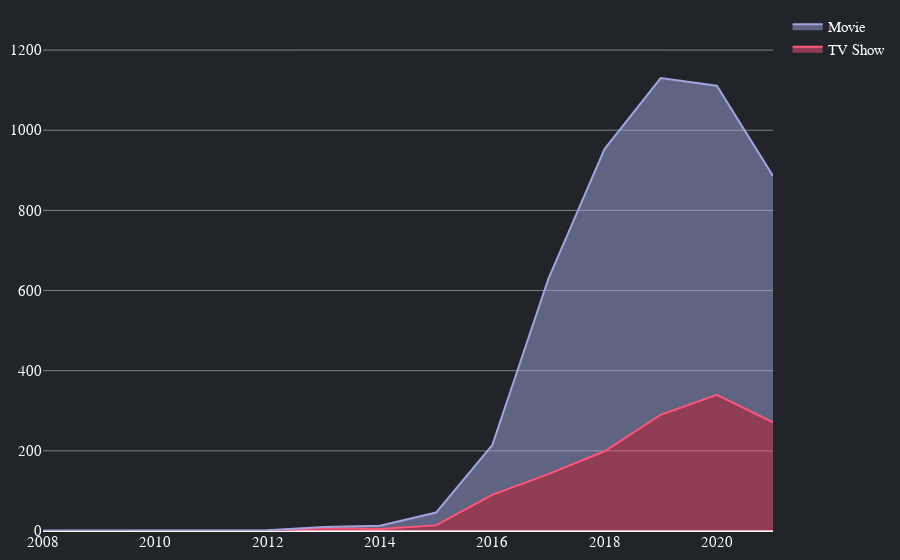
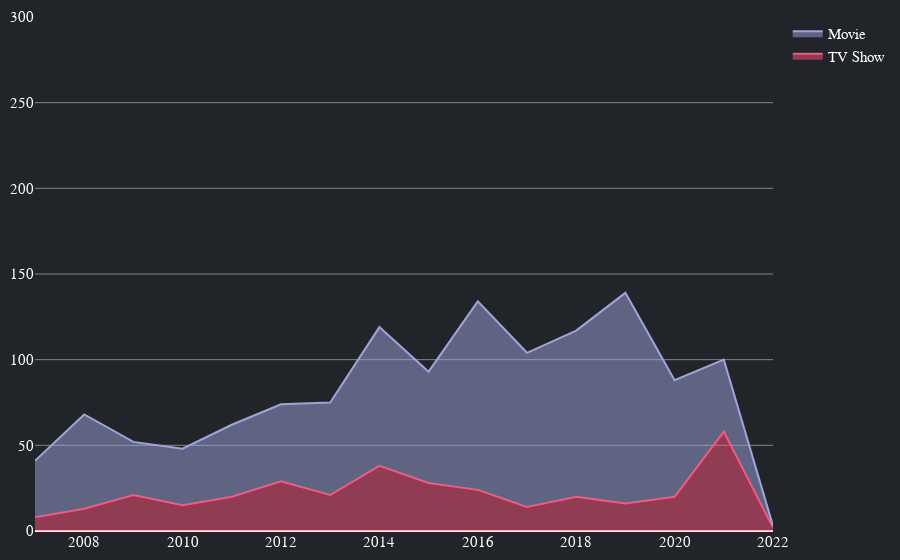

Source (notebook cell) for these figures, in order:
### Markdown cell above
# How streaming services treats their content? 
To undertand how streaming services deal with their contents we first analyse how they add contents on the platforms. We start from an hystory overview to then get deep on month addition habiths. Then we explore which genre they add during the year and if there is some trand for each month. Because genre is associated by the streaming platform we analyse how Amazon and Netflix register their content looking to genre co-occurrence. Finaly we investigate how old are movies and which national film culture is more represented by the two company. 

### Year added
We plot two line chart one for Netflix and one for Amazon to investigate movement by year in content type and quantity addition. 

**Conclusions:** Netflix and Amazon act in different ways in matter of content addition. If on one heand Netflix appear to have an increase of contents addition after 2014, on the other heand, Amazon seems to be more constant but it show less offer. Both the streaming services have a down trand after 2020, probably due to Covid-19 pandemic.
Both servicies peak global content amount was in 2019. It appears that Netflix has focused more attention on increasing Movie content that TV Shows. Movies have increased much more dramatically than TV shows. Amazon on the contrary always hade more attention to Movie than Tv Shows but in 2021 there is an invertion of the trand. During this year Amazon incrase tv shows content more than the movie ones.

### Code cell
dfn = data.copy()
dfn['date_added_netflix'].replace('no_data', np.nan, inplace  = True)
dfn = dfn.dropna()
dfn['date_added_netflix'] = pd.to_datetime(dfn['date_added_netflix'])
dfn['year_added'] = dfn['date_added_netflix'].dt.year
dfn['count'] = 1

dfa = data.copy()
dfa['date_added_amazon'].replace('no_data', np.nan, inplace  = True)
dfa = dfa.dropna()
dfa['date_added_amazon'] = pd.to_datetime(dfa['date_added_amazon'])
dfa['year_added'] = dfa['date_added_amazon'].dt.year
dfa['count'] = 1

def year_added(df, file, prov, range):
    fig = go.Figure(layout_yaxis_range=range)
    for i, r in enumerate(df['type'].value_counts().index[::-1]):
        mtv_rel = pd.DataFrame(df[df['type']==r]['year_added'].value_counts().sort_index())
        fig.add_trace(go.Scatter(
            x=mtv_rel.index, y=mtv_rel['year_added'],
            hoverinfo='x+y',
            mode='lines',
            line=dict(width=2, color=two_colors[i]),
            # line_shape='spline', 
            name = r,
            stackgroup='one'
        ))

        for fig_scatter_data in fig.data:
            fig_scatter_data['customdata'] = [fig_scatter_data['name']] * len(fig_scatter_data['x'])

    fig.update_traces( marker=dict(line=dict(width=2)),textfont=dict(family="Arial, san serif",size=16,color="#212529"),hoverlabel=dict(font_size=14,font_family="Arial, san serif", font_color='white'))

    fig.update_traces(hovertemplate=('<br>In %{x}, %{y} %{customdata} were added on ' +prov+'<br><extra></extra>'))

    fig.update_layout(paper_bgcolor="#212529", plot_bgcolor ='rgba(0, 0, 0, 0)', hoverlabel_bordercolor='#212529',margin=margin, yaxis_gridcolor ='rgba(225, 225, 225, .5)', font_color="white", font_family="Arial, san serif", font_size=15, xaxis_showgrid=False)
    
    fig.write_html('visualization/'+ file)
    fig.show()

year_added(dfn, 'seven.html', 'Netflix', [0,1300])
year_added(dfa, 'eight.html', 'Amazon', [0,300])

### Figure 1 — Plotly figure (JSON) as saved in the notebook; plotly's stock layout.template omitted (floating-point values rounded to 4 significant figures)
{"data": [{"customdata": ["TV Show", "TV Show", "TV Show", "TV Show", "TV Show", "TV Show", "TV Show", "TV Show", "TV Show", "TV Show"], "hoverinfo": "x+y", "hoverlabel": {"font": {"color": "white", "family": "Arial, san serif", "size": 14}}, "hovertemplate": "<br>In %{x}, %{y} %{customdata} were added on Netflix<br><extra></extra>", "line": {"color": "#ff547c", "width": 2}, "marker": {"line": {"width": 2}}, "mode": "lines", "name": "TV Show", "stackgroup": "one", "textfont": {"color": "#212529", "family": "Arial, san serif", "size": 16}, "type": "scatter", "x": [2012, 2013, 2014, 2015, 2016, 2017, 2018, 2019, 2020, 2021], "y": [1, 7, 5, 14, 90, 142, 199, 290, 340, 271]}, {"customdata": ["Movie", "Movie", "Movie", "Movie", "Movie", "Movie", "Movie", "Movie", "Movie", "Movie", "Movie", "Movie", "Movie", "Movie"], "hoverinfo": "x+y", "hoverlabel": {"font": {"color": "white", "family": "Arial, san serif", "size": 14}}, "hovertemplate": "<br>In %{x}, %{y} %{customdata} were added on Netflix<br><extra></extra>", "line": {"color": "#a0a3de", "width": 2}, "marker": {"line": {"width": 2}}, "mode": "lines", "name": "Movie", "stackgroup": "one", "textfont": {"color": "#212529", "family": "Arial, san serif", "size": 16}, "type": "scatter", "x": [2008, 2009, 2010, 2011, 2012, 2013, 2014, 2015, 2016, 2017, 2018, 2019, 2020, 2021], "y": [1, 1, 1, 1, 1, 3, 8, 32, 124, 487, 754, 840, 771, 615]}], "layout": {"font": {"color": "white", "family": "Arial, san serif", "size": 15}, "hoverlabel": {"bordercolor": "#212529"}, "margin": {"b": 10, "l": 10, "r": 10, "t": 10}, "paper_bgcolor": "#212529", "plot_bgcolor": "rgba(0, 0, 0, 0)", "xaxis": {"showgrid": false}, "yaxis": {"gridcolor": "rgba(225, 225, 225, .5)", "range": [0, 1300]}}}

### Figure 2 — Plotly figure (JSON) as saved in the notebook; plotly's stock layout.template omitted (floating-point values rounded to 4 significant figures)
{"data": [{"customdata": ["TV Show", "TV Show", "TV Show", "TV Show", "TV Show", "TV Show", "TV Show", "TV Show", "TV Show", "TV Show", "TV Show", "TV Show", "TV Show", "TV Show", "TV Show", "TV Show"], "hoverinfo": "x+y", "hoverlabel": {"font": {"color": "white", "family": "Arial, san serif", "size": 14}}, "hovertemplate": "<br>In %{x}, %{y} %{customdata} were added on Amazon<br><extra></extra>", "line": {"color": "#ff547c", "width": 2}, "marker": {"line": {"width": 2}}, "mode": "lines", "name": "TV Show", "stackgroup": "one", "textfont": {"color": "#212529", "family": "Arial, san serif", "size": 16}, "type": "scatter", "x": [2007, 2008, 2009, 2010, 2011, 2012, 2013, 2014, 2015, 2016, 2017, 2018, 2019, 2020, 2021, 2022], "y": [8, 13, 21, 15, 20, 29, 21, 38, 28, 24, 14, 20, 16, 20, 58, 2]}, {"customdata": ["Movie", "Movie", "Movie", "Movie", "Movie", "Movie", "Movie", "Movie", "Movie", "Movie", "Movie", "Movie", "Movie", "Movie", "Movie", "Movie"], "hoverinfo": "x+y", "hoverlabel": {"font": {"color": "white", "family": "Arial, san serif", "size": 14}}, "hovertemplate": "<br>In %{x}, %{y} %{customdata} were added on Amazon<br><extra></extra>", "line": {"color": "#a0a3de", "width": 2}, "marker": {"line": {"width": 2}}, "mode": "lines", "name": "Movie", "stackgroup": "one", "textfont": {"color": "#212529", "family": "Arial, san serif", "size": 16}, "type": "scatter", "x": [2007, 2008, 2009, 2010, 2011, 2012, 2013, 2014, 2015, 2016, 2017, 2018, 2019, 2020, 2021, 2022], "y": [33, 55, 31, 33, 42, 45, 54, 81, 65, 110, 90, 97, 123, 68, 42, 1]}], "layout": {"font": {"color": "white", "family": "Arial, san serif", "size": 15}, "hoverlabel": {"bordercolor": "#212529"}, "margin": {"b": 10, "l": 10, "r": 10, "t": 10}, "paper_bgcolor": "#212529", "plot_bgcolor": "rgba(0, 0, 0, 0)", "xaxis": {"showgrid": false}, "yaxis": {"gridcolor": "rgba(225, 225, 225, .5)", "range": [0, 300]}}}
